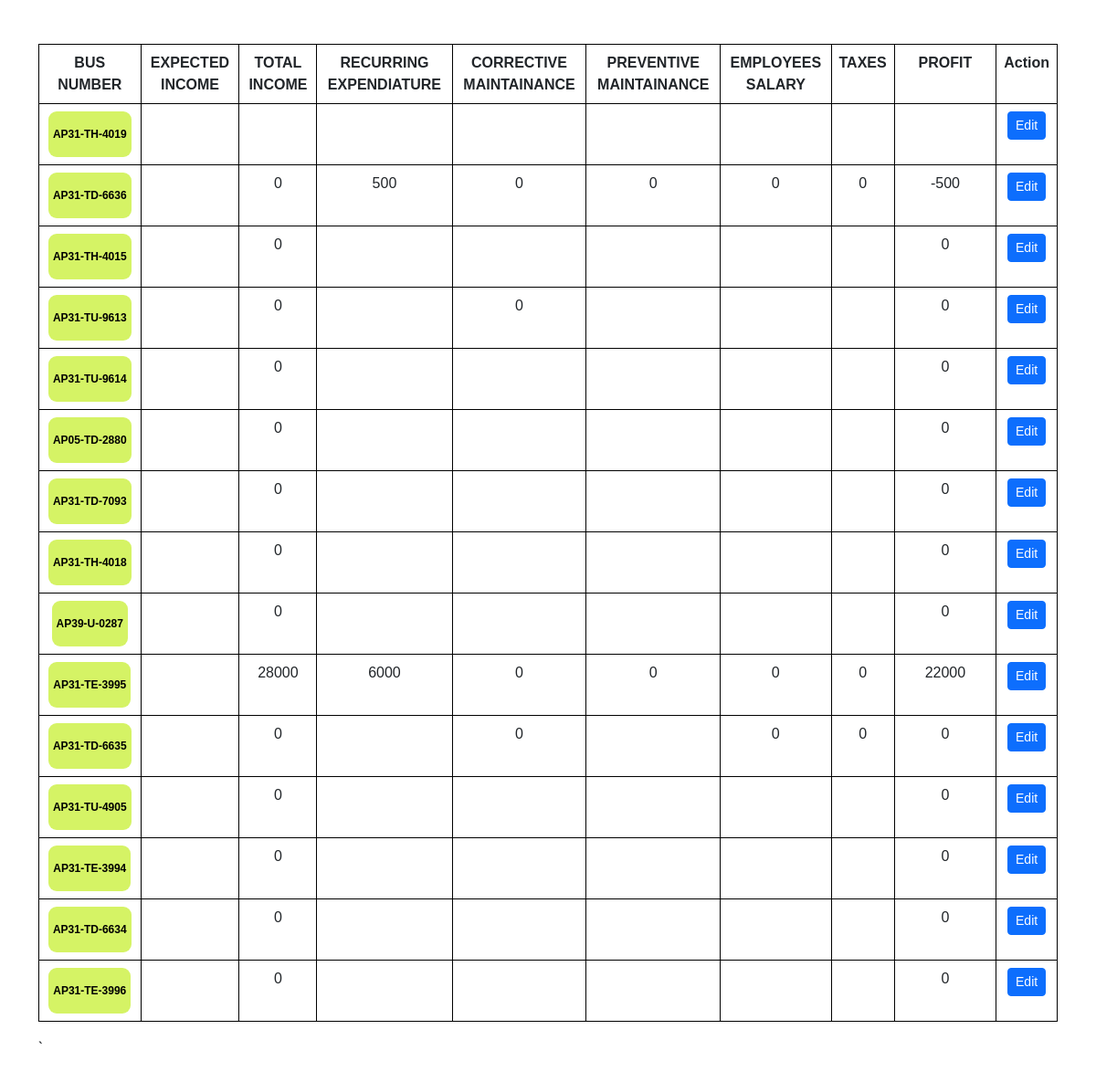
The app's page /income.php with its own data.
### tables this page shows
CREATE TABLE `view` (
  `S_NO` int(11) NOT NULL,
  `BUS_NUMBER` varchar(50) NOT NULL,
  `BOARDING_TIME` varchar(10) NOT NULL,
  `BUS_DRIVER` varchar(100) NOT NULL,
  `CONTACT_NUMBER` varchar(10) NOT NULL,
  `STOPS` text NOT NULL,
  `NO_OF_PASSENGERS` int(11) NOT NULL,
  `MILEAGE` varchar(100) NOT NULL,
  `PERMIT_DUE_DATE` varchar(10) NOT NULL,
  `INSURANCE_DUE_DATE` varchar(10) NOT NULL,
  `STARTING_POINT` varchar(50) NOT NULL,
  `FEE` varchar(40) NOT NULL,
  `EXPECTED_INCOME` varchar(255) NOT NULL,
  `TOTAL_INCOME` varchar(255) NOT NULL,
  `RECURRING_EXPENDIATURE` varchar(255) NOT NULL,
  `CORRECTIVE_MAINTAINANCE` varchar(255) NOT NULL,
  `PREVENTIVE_MAINTAINANCE` varchar(255) NOT NULL,
  `EMPLOYEES_SALARY` varchar(255) NOT NULL,
  `TAXES` varchar(255) NOT NULL,
  `PROFIT` varchar(255) NOT NULL,
  `DATE` varchar(255) NOT NULL,
  `col1` varchar(255) NOT NULL,
  `col2` varchar(255) NOT NULL,
  `col3` varchar(255) NOT NULL,
  `col4` varchar(255) NOT NULL,
  `col5` varchar(255) NOT NULL
);

### income.php (the view, shortened to what this page needs)
<!DOCTYPE html>
<html lang="en">
<head>
    <link rel="stylesheet" href="https://cdn.jsdelivr.net/npm/bootstrap@5.3.0-alpha1/dist/css/bootstrap.min.css">
	</head>
<body>
<div class="container my-5">
    <table class="table" style="width:100%;  text-align: center;">
    <thread>
    <tr>
    <th style="width:10%">BUS NUMBER</th>
    <th>EXPECTED INCOME</th>
    <th>TOTAL INCOME</th>
    <th>RECURRING EXPENDIATURE</th>
    <th>CORRECTIVE MAINTAINANCE</th>
    <th>PREVENTIVE MAINTAINANCE</th>
    <th>EMPLOYEES SALARY</th>
    <th>TAXES</th>
    <th style="width:10%;">PROFIT</th>
    <th>Action</th>
  </tr>
</thread>
<tbody>
    <?php
     $servername = "localhost";
     $username = "root";
     $password = "";
     $database = "transport-project";
     $connection = new mysqli($servername, $username, $password, $database);
     $sql="SELECT * From view";
     $result= $connection->query($sql);
     while($row=$result->fetch_assoc())
{
        echo "
        <tr>
    <td> <a href='pdf.php?BUS_NUMBER=$row[BUS_NUMBER]'><button id='bottone1' style='height:50px; padding:5px; font-size:12px;'><strong>$row[BUS_NUMBER]</strong></button></a></td>
    <td>$row[EXPECTED_INCOME]</td>
    <td>$row[TOTAL_INCOME]</td>
    <td>$row[RECURRING_EXPENDIATURE]</td>
    <td>$row[CORRECTIVE_MAINTAINANCE]</td>
    <td>$row[PREVENTIVE_MAINTAINANCE]</td>
    <td>$row[EMPLOYEES_SALARY]</td>
    <td>$row[TAXES]</td>
    <td>$row[PROFIT]</td>
    <td>
    <a class='btn btn-primary btn-sm' href='/Transport-project/edit-expenses.php?BUS_NUMBER=$row[BUS_NUMBER]'>Edit</a>
    </td>
    </tr>
        ";
     }
     ?>
</div>
       `
</body>
</html>

### income.php (style rules this page uses)
th, td { border:1px solid black; }
table td:first-child { font-size:18px; }
table { font-family:Arial,sans-serif; font-size:16px; }
#bottone1 { padding-left: 33px; padding-right: 33px; padding-bottom: 16px; padding-top: 16px; border-radius: 9px; background: #d5f365; border: none; font-family: inherit; text-align: center; cursor: pointer; transition: 0.4s; }

### records on screen
view: BUS_NUMBER "AP31-TH-4019"
view: BUS_NUMBER "AP31-TD-6636", TOTAL_INCOME "0", RECURRING_EXPENDIATURE "500", CORRECTIVE_MAINTAINANCE "0", PREVENTIVE_MAINTAINANCE "0", EMPLOYEES_SALARY "0", TAXES "0", PROFIT "-500"
view: BUS_NUMBER "AP31-TH-4015", TOTAL_INCOME "0", PROFIT "0"
view: BUS_NUMBER "AP31-TU-9613", TOTAL_INCOME "0", CORRECTIVE_MAINTAINANCE "0", PROFIT "0"
view: BUS_NUMBER "AP31-TU-9614", TOTAL_INCOME "0", PROFIT "0"
view: BUS_NUMBER "AP05-TD-2880", TOTAL_INCOME "0", PROFIT "0"
view: BUS_NUMBER "AP31-TD-7093", TOTAL_INCOME "0", PROFIT "0"
view: BUS_NUMBER "AP31-TH-4018", TOTAL_INCOME "0", PROFIT "0"
view: BUS_NUMBER "AP39-U-0287", TOTAL_INCOME "0", PROFIT "0"
view: BUS_NUMBER "AP31-TE-3995", TOTAL_INCOME "28000", RECURRING_EXPENDIATURE "6000", CORRECTIVE_MAINTAINANCE "0", PREVENTIVE_MAINTAINANCE "0", EMPLOYEES_SALARY "0", TAXES "0", PROFIT "22000"
view: BUS_NUMBER "AP31-TD-6635", TOTAL_INCOME "0", CORRECTIVE_MAINTAINANCE "0", EMPLOYEES_SALARY "0", TAXES "0", PROFIT "0"
view: BUS_NUMBER "AP31-TU-4905", TOTAL_INCOME "0", PROFIT "0"
view: BUS_NUMBER "AP31-TE-3994", TOTAL_INCOME "0", PROFIT "0"
view: BUS_NUMBER "AP31-TD-6634", TOTAL_INCOME "0", PROFIT "0"
view: BUS_NUMBER "AP31-TE-3996", TOTAL_INCOME "0", PROFIT "0"
